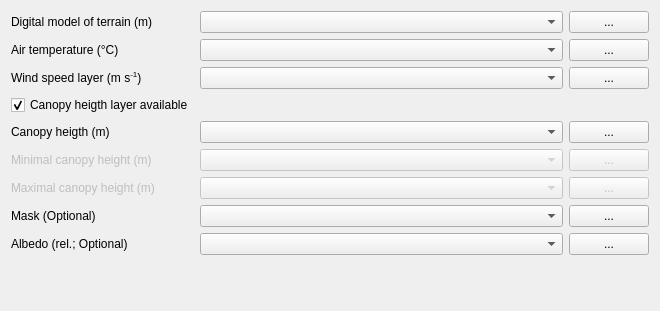
                   <widget class="QWidget" name="scrollAreaWidgetContents_5">
                    <property name="geometry">
                     <rect>
                      <x>0</x>
                      <y>0</y>
                      <width>660</width>
                      <height>311</height>
                     </rect>
                    </property>
                    <property name="sizePolicy">
                     <sizepolicy hsizetype="Expanding" vsizetype="Expanding">
                      <horstretch>0</horstretch>
                      <verstretch>0</verstretch>
                     </sizepolicy>
                    </property>
                    <layout class="QGridLayout" name="gridLayout_7">
                     <item row="0" column="1">
                      <layout class="QGridLayout" name="gridLayout_5">
                       <item row="7" column="2">
                        <widget class="QPushButton" name="b_hmax">
                         <property name="enabled">
                          <bool>false</bool>
                         </property>
                         <property name="sizePolicy">
                          <sizepolicy hsizetype="Fixed" vsizetype="Fixed">
                           <horstretch>0</horstretch>
                           <verstretch>0</verstretch>
                          </sizepolicy>
                         </property>
                         <property name="toolTip">
                          <string>Select layer of maximal canopy height (m)</string>
                         </property>
                         <property name="text">
                          <string>...</string>
                         </property>
                        </widget>
                       </item>
                       <item row="6" column="0">
                        <widget class="QLabel" name="label_20">
                         <property name="enabled">
                          <bool>false</bool>
                         </property>
                         <property name="toolTip">
                          <string>Select layer of minimal canopy height (m)</string>
                         </property>
                         <property name="text">
                          <string>Minimal canopy height (m) </string>
                         </property>
                        </widget>
                       </item>
                       <item row="10" column="0">
                        <widget class="QLabel" name="label_23">
                         <property name="toolTip">
                          <string>Select layer of albedo (rel.). </string>
                         </property>
                         <property name="text">
                          <string>Albedo (rel.; Optional)</string>
                         </property>
                        </widget>
                       </item>
                       <item row="6" column="2">
                        <widget class="QPushButton" name="b_hmin">
                         <property name="enabled">
                          <bool>false</bool>
                         </property>
                         <property name="sizePolicy">
                          <sizepolicy hsizetype="Fixed" vsizetype="Fixed">
                           <horstretch>0</horstretch>
                           <verstretch>0</verstretch>
                          </sizepolicy>
                         </property>
                         <property name="toolTip">
                          <string>Select layer of minimal canopy height (m)</string>
                         </property>
                         <property name="text">
                          <string>...</string>
                         </property>
                        </widget>
                       </item>
                       <item row="2" column="0">
                        <widget class="QLabel" name="label_19">
                         <property name="sizePolicy">
                          <sizepolicy hsizetype="Preferred" vsizetype="Preferred">
                           <horstretch>0</horstretch>
                           <verstretch>0</verstretch>
                          </sizepolicy>
                         </property>
                         <property name="toolTip">
                          <string>Select the layer of the wind speed (m/s)</string>
                         </property>
                         <property name="text">
                          <string>&lt;html&gt;&lt;head/&gt;&lt;body&gt;&lt;p&gt;Wind speed layer (m s&lt;span style=&quot; vertical-align:super;&quot;&gt;-1&lt;/span&gt;)&lt;/p&gt;&lt;/body&gt;&lt;/html&gt;</string>
                         </property>
                        </widget>
                       </item>
                       <item row="1" column="0">
                        <widget class="QLabel" name="label_18">
                         <property name="sizePolicy">
                          <sizepolicy hsizetype="Preferred" vsizetype="Preferred">
                           <horstretch>0</horstretch>
                           <verstretch>0</verstretch>
                          </sizepolicy>
                         </property>
                         <property name="toolTip">
                          <string>Select layer for air temperature (˚C)</string>
                         </property>
                         <property name="text">
                          <string>Air temperature (°C)</string>
                         </property>
                        </widget>
                       </item>
                       <item row="2" column="1">
                        <widget class="QgsMapLayerComboBox" name="cb_wind">
                         <property name="sizePolicy">
                          <sizepolicy hsizetype="Expanding" vsizetype="Fixed">
                           <horstretch>0</horstretch>
                           <verstretch>0</verstretch>
                          </sizepolicy>
                         </property>
                         <property name="toolTip">
                          <string>Select the layer of the wind speed (m/s)</string>
                         </property>
                        </widget>
                       </item>
                       <item row="9" column="0">
                        <widget class="QLabel" name="label_22">
                         <property name="toolTip">
                          <string>Select mask for calculation. Mask need to be binary layer with 0 and 1 values</string>
                         </property>
                         <property name="text">
                          <string>Mask (Optional)</string>
                         </property>
                        </widget>
                       </item>
                       <item row="6" column="1">
                        <widget class="QgsMapLayerComboBox" name="cb_hmin">
                         <property name="enabled">
                          <bool>false</bool>
                         </property>
                         <property name="sizePolicy">
                          <sizepolicy hsizetype="Expanding" vsizetype="Fixed">
                           <horstretch>0</horstretch>
                           <verstretch>0</verstretch>
                          </sizepolicy>
                         </property>
                         <property name="toolTip">
                          <string>Select layer of minimal canopy height (m)</string>
                         </property>
                        </widget>
                       </item>
                       <item row="0" column="2">
                        <widget class="QPushButton" name="b_dmt">
                         <property name="sizePolicy">
                          <sizepolicy hsizetype="Fixed" vsizetype="Fixed">
                           <horstretch>0</horstretch>
                           <verstretch>0</verstretch>
                          </sizepolicy>
                         </property>
                         <property name="toolTip">
                          <string>Select the digital model of terrain (m)</string>
                         </property>
                         <property name="text">
                          <string>...</string>
                         </property>
                        </widget>
                       </item>
                       <item row="0" column="1">
                        <widget class="QgsMapLayerComboBox" name="cb_dmt">
                         <property name="sizePolicy">
                          <sizepolicy hsizetype="Expanding" vsizetype="Fixed">
                           <horstretch>0</horstretch>
                           <verstretch>0</verstretch>
                          </sizepolicy>
                         </property>
                         <property name="toolTip">
                          <string>Select the digital model of terrain (m)</string>
                         </property>
                        </widget>
                       </item>
                       <item row="1" column="1">
                        <widget class="QgsMapLayerComboBox" name="cb_ta">
                         <property name="sizePolicy">
                          <sizepolicy hsizetype="Expanding" vsizetype="Fixed">
                           <horstretch>0</horstretch>
                           <verstretch>0</verstretch>
                          </sizepolicy>
                         </property>
                         <property name="toolTip">
                          <string>Select layer for air temperature (˚C)</string>
                         </property>
                        </widget>
                       </item>
                       <item row="7" column="0">
                        <widget class="QLabel" name="label_21">
                         <property name="enabled">
                          <bool>false</bool>
                         </property>
                         <property name="toolTip">
                          <string>Select layer of maximal canopy height (m)</string>
                         </property>
                         <property name="text">
                          <string>Maximal canopy height (m) </string>
                         </property>
                        </widget>
                       </item>
                       <item row="0" column="0">
                        <widget class="QLabel" name="label_17">
                         <property name="sizePolicy">
                          <sizepolicy hsizetype="Preferred" vsizetype="Preferred">
                           <horstretch>0</horstretch>
                           <verstretch>0</verstretch>
                          </sizepolicy>
                         </property>
                         <property name="toolTip">
                          <string>Select the digital model of terrain (m)</string>
                         </property>
                         <property name="text">
                          <string>Digital model of terrain (m)</string>
                         </property>
                        </widget>
                       </item>
                       <item row="9" column="2">
                        <widget class="QPushButton" name="b_mask">
                         <property name="sizePolicy">
                          <sizepolicy hsizetype="Fixed" vsizetype="Fixed">
                           <horstretch>0</horstretch>
                           <verstretch>0</verstretch>
                          </sizepolicy>
                         </property>
                         <property name="toolTip">
                          <string>Select mask for calculation. Mask need to be binary layer with 0 and 1 values</string>
                         </property>
                         <property name="text">
                          <string>...</string>
                         </property>
                        </widget>
                       </item>
                       <item row="5" column="0">
                        <widget class="QLabel" name="label_14">
                         <property name="sizePolicy">
                          <sizepolicy hsizetype="Preferred" vsizetype="Preferred">
                           <horstretch>0</horstretch>
                           <verstretch>0</verstretch>
                          </sizepolicy>
                         </property>
                         <property name="toolTip">
                          <string>Select layer of canopy height (m)</string>
                         </property>
                         <property name="text">
                          <string>Canopy heigth (m)</string>
                         </property>
                        </widget>
                       </item>
                       <item row="2" column="2">
                        <widget class="QPushButton" name="b_wind">
                         <property name="sizePolicy">
                          <sizepolicy hsizetype="Fixed" vsizetype="Fixed">
                           <horstretch>0</horstretch>
                           <verstretch>0</verstretch>
                          </sizepolicy>
                         </property>
                         <property name="toolTip">
                          <string>Select the layer of the wind speed (m/s)</string>
                         </property>
                         <property name="text">
                          <string>...</string>
                         </property>
                        </widget>
                       </item>
                       <item row="1" column="2">
                        <widget class="QPushButton" name="b_ta">
                         <property name="sizePolicy">
                          <sizepolicy hsizetype="Fixed" vsizetype="Fixed">
                           <horstretch>0</horstretch>
                           <verstretch>0</verstretch>
                          </sizepolicy>
                         </property>
                         <property name="toolTip">
                          <string>Select layer for air temperature (˚C)</string>
                         </property>
                         <property name="text">
                          <string>...</string>
                         </property>
                        </widget>
                       </item>
                       <item row="7" column="1">
                        <widget class="QgsMapLayerComboBox" name="cb_hmax">
                         <property name="enabled">
                          <bool>false</bool>
                         </property>
                         <property name="sizePolicy">
                          <sizepolicy hsizetype="Expanding" vsizetype="Fixed">
                           <horstretch>0</horstretch>
                           <verstretch>0</verstretch>
                          </sizepolicy>
                         </property>
                         <property name="toolTip">
                          <string>Select layer of maximal canopy height (m)</string>
                         </property>
                        </widget>
                       </item>
                       <item row="10" column="2">
                        <widget class="QPushButton" name="b_albedo">
                         <property name="sizePolicy">
                          <sizepolicy hsizetype="Preferred" vsizetype="Fixed">
                           <horstretch>0</horstretch>
                           <verstretch>0</verstretch>
                          </sizepolicy>
                         </property>
                         <property name="toolTip">
                          <string>Select layer of albedo (rel.). </string>
                         </property>
                         <property name="text">
                          <string>...</string>
                         </property>
                        </widget>
                       </item>
                       <item row="4" column="0">
                        <widget class="QCheckBox" name="ch_canopy">
                         <property name="sizePolicy">
                          <sizepolicy hsizetype="Preferred" vsizetype="Fixed">
                           <horstretch>0</horstretch>
                           <verstretch>0</verstretch>
                          </sizepolicy>
                         </property>
                         <property name="text">
                          <string>Canopy heigth layer available</string>
                         </property>
                         <property name="checked">
                          <bool>true</bool>
                         </property>
                        </widget>
                       </item>
                       <item row="11" column="1">
                        <spacer name="verticalSpacer_7">
                         <property name="orientation">
                          <enum>Qt::Vertical</enum>
                         </property>
                         <property name="sizeHint" stdset="0">
                          <size>
                           <width>20</width>
                           <height>100</height>
                          </size>
                         </property>
                        </spacer>
                       </item>
                       <item row="5" column="1">
                        <widget class="QgsMapLayerComboBox" name="cb_canopy">
                         <property name="sizePolicy">
                          <sizepolicy hsizetype="Expanding" vsizetype="Fixed">
                           <horstretch>0</horstretch>
                           <verstretch>0</verstretch>
                          </sizepolicy>
                         </property>
                         <property name="toolTip">
                          <string>Select layer of canopy height (m)</string>
                         </property>
                        </widget>
                       </item>
                       <item row="5" column="2">
                        <widget class="QPushButton" name="b_canopy">
                         <property name="sizePolicy">
                          <sizepolicy hsizetype="Fixed" vsizetype="Fixed">
                           <horstretch>0</horstretch>
                           <verstretch>0</verstretch>
                          </sizepolicy>
                         </property>
                         <property name="toolTip">
                          <string>Select layer of canopy height (m)</string>
                         </property>
                         <property name="text">
                          <string>...</string>
                         </property>
                        </widget>
                       </item>
                       <item row="9" column="1">
                        <widget class="QgsMapLayerComboBox" name="cb_mask">
                         <property name="toolTip">
                          <string>Select mask for calculation. Mask need to be binary layer with 0 and 1 values</string>
                         </property>
                        </widget>
                       </item>
                       <item row="10" column="1">
                        <widget class="QgsMapLayerComboBox" name="cb_albedo">
                         <property name="toolTip">
                          <string>Select layer of albedo (rel.). </string>
                         </property>
                        </widget>
                       </item>
                      </layout>
                     </item>
                    </layout>
                   </widget>
